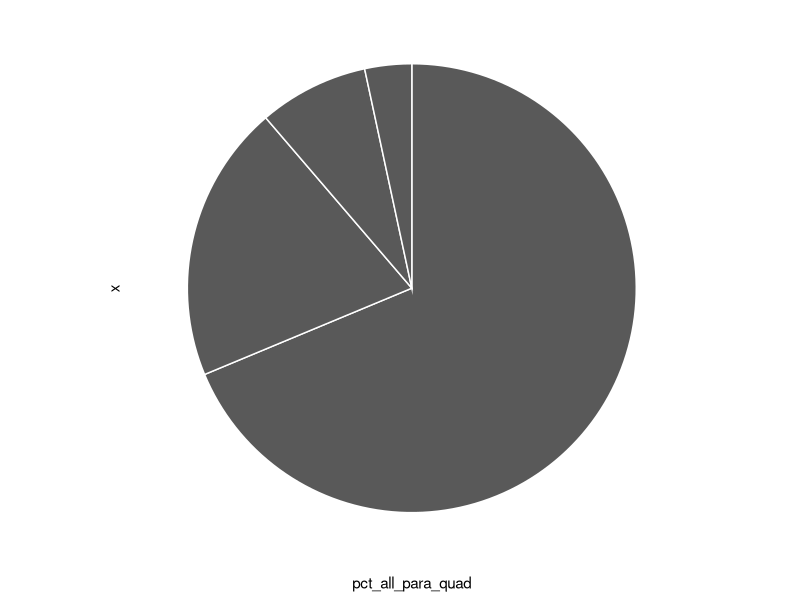
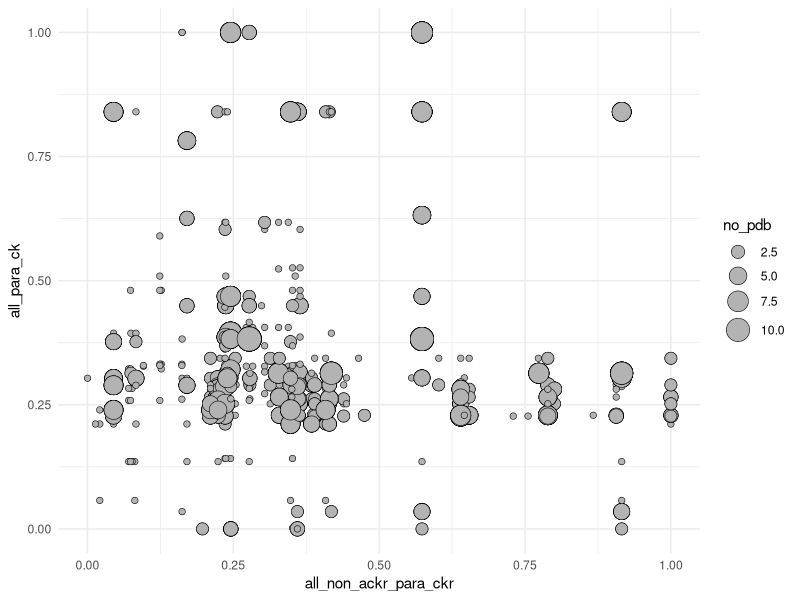

Write the R code that produced these figures, in order.
# Name:     01_cons_by_cons_plot.R
# Updated:  20210406
# Author:   Andrew Kleist

# packages, working directory
setwd("~/Desktop/Volkman_Lab/BABU_VOLKMAN/CHEMOKINE_PRJ/Data/chemokine_gpcr_ms/")
library(tidyverse)

# NOTE 1 (20210406):
# Note that ECL2 residues prior to 45x50 have poor structural conservation
# due to variability in length of the loop between the two ECL2 beta sheets;
# consequently, changing the alignment to an ECL2.Cm nomenclature by removing
# gaps prior to 45x50 would not have approximated ECL2 structures and would
# thus have little meaning. As  such, ECL2 conservation scores prior to
# 45x50 are not comparable across paralogs and are excluded from the contacts
# represented in the figure

##### 1:  GET NON-CONSERVED  CHEMOKINE-GPCR CONTACTS ############################

  # import data
  rin <- read_csv("05_integrate/output/RIN_CONS_CLASS.csv")
  
  # classify based on quadrant
  rin <- rin %>% mutate(all_para_quad = case_when(
    all_para_ck < 0.5 & all_non_ackr_para_ckr < 0.5 ~ "BL",
    all_para_ck < 0.5 & all_non_ackr_para_ckr > 0.5 ~ "BR",
    all_para_ck > 0.5 & all_non_ackr_para_ckr < 0.5 ~ "TL",
    all_para_ck > 0.5 & all_non_ackr_para_ckr > 0.5 ~ "TR"
  )) %>%
    filter(!is.na(all_para_quad))
  
  # count number per quardant
  no <- rin %>% count(all_para_quad)
  no <- no %>% mutate(pct_all_para_quad = n / nrow(rin))
  
  
  # PIE CHART ALL
  no %>%
    ggplot(aes(x = "", y= pct_all_para_quad)) +
    geom_bar(width = 0.5,size = 0.5, stat="identity", color = "white") +
    coord_polar("y") +
    theme_classic() +
    theme(axis.line = element_blank(),
          axis.text = element_blank(),
          axis.ticks = element_blank())
  
  # PIE CHART EXAMPLES ALL FOUR...
  
  
  
  # rin <- rin %>% filter(all_ortho_ck < 0.5 & all_ortho_ckr < 0.5)
  test <- rin %>% filter((all_para_ck < 0.5) & (all_non_ackr_para_ckr < 0.5))  %>%
    filter((ortho_cons_ck > 0.5) & (ortho_cons_ckr > 0.5)) # %>%
    #select(source_gnccn, target_gnccn, no_pdb) %>% unique()
  
  
  # plot (with sizing by no_pdb)
  rin %>%
       # filter(no_pdb >4) %>%
       ggplot(aes(all_non_ackr_para_ckr, all_para_ck, size = no_pdb))  +
       geom_point(shape = 21, colour = "black", fill = "grey70",stroke = 0.3) +
       scale_size(range = c(2, 8)) +
       xlim(0,1) +
       ylim(0,1) +
       theme_minimal()
